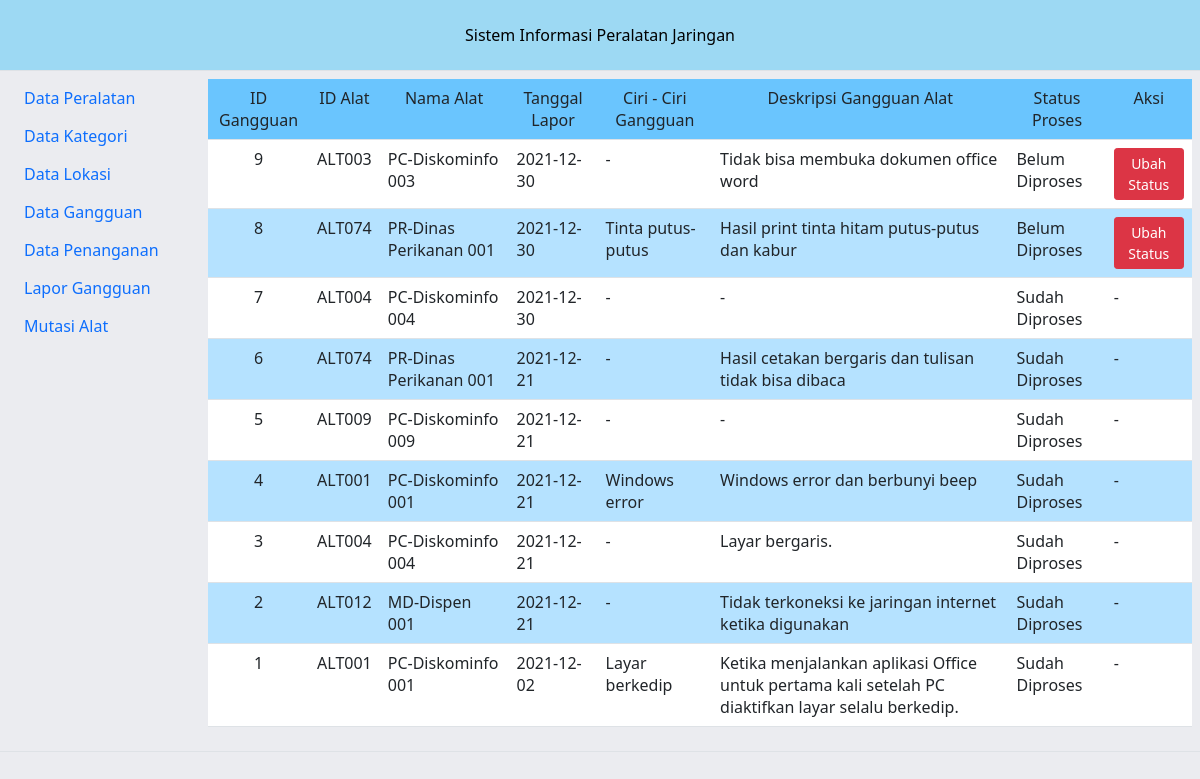
The page /gangguan on the database as committed earlier.
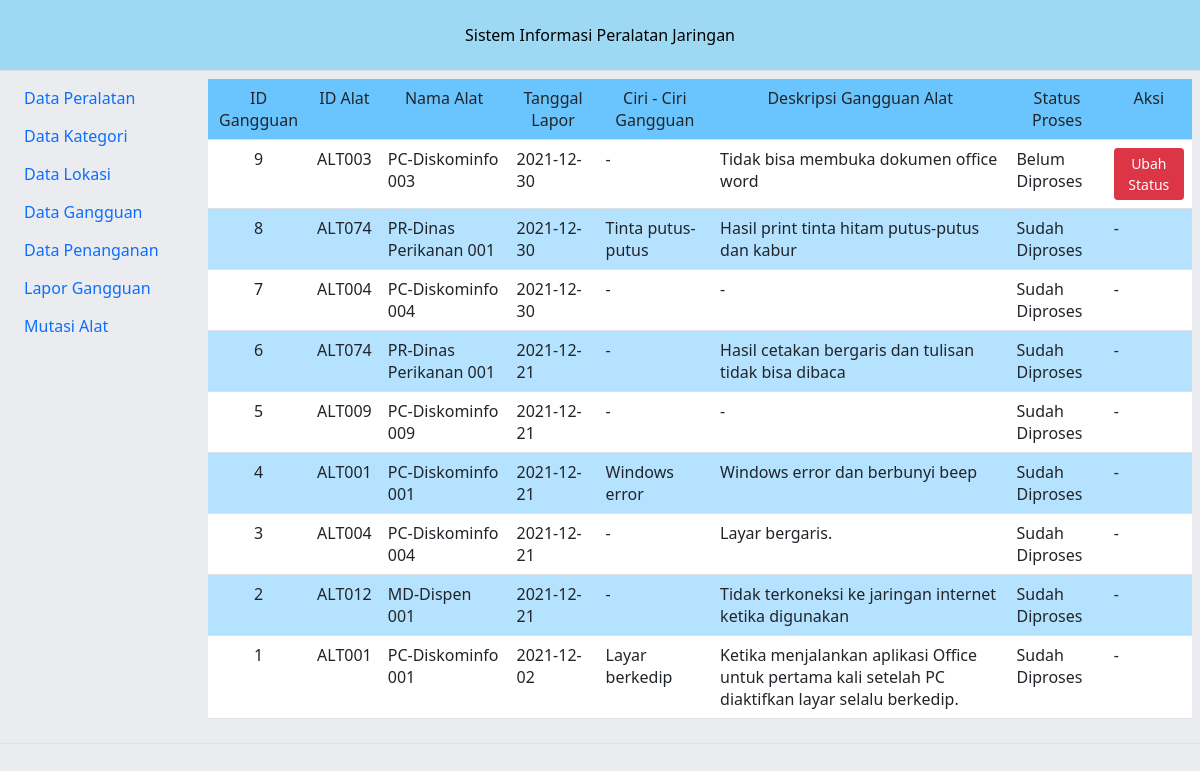
The same page on the database as committed later.
### tables this page shows
CREATE TABLE `tblgangguan` (
  `id_gangguan` int(20) NOT NULL,
  `id_alat` char(20) NOT NULL,
  `tgl_gangguan` date NOT NULL,
  `ciri` text NOT NULL,
  `deskripsi_gangguan` text NOT NULL,
  `status` char(20) NOT NULL
);

CREATE TABLE `tblalat` (
  `id_alat` char(20) NOT NULL,
  `id_kategori` char(20) NOT NULL,
  `id_lokasi` char(20) NOT NULL,
  `nama_peralatan` varchar(200) NOT NULL,
  `tahun_beli` date NOT NULL,
  `desc_alat` text NOT NULL,
  `jlh_port` text NOT NULL,
  `nama_wifi` varchar(200) NOT NULL,
  `pass_wifi` text NOT NULL,
  `frek_alat` text NOT NULL,
  `l_frek_alat` varchar(50) NOT NULL,
  `k_ram` text NOT NULL,
  `k_hardisk` text NOT NULL,
  `t_processor` text NOT NULL,
  `status_alat` char(20) NOT NULL,
  `p_img` text NOT NULL
);

### view_data/gangguan.php (the view)
<?php
	$sql = mysqli_query($dblink,"SELECT * from tblgangguan as a,tblalat as b where a.id_alat=b.id_alat order by a.id_gangguan desc");
		echo"<div class='table-responsive'><table class='table table-hover'>
			<tr bgcolor=#6ac5fe>
				<td align='center'>ID Gangguan</td>
				<td align='center'>ID Alat</td>
				<td align='center'>Nama Alat</td>
				<td align='center'>Tanggal Lapor</td>
				<td align='center'>Ciri - Ciri Gangguan</td>
				<td align='center'>Deskripsi Gangguan Alat</td>
				<td align='center'>Status Proses</td>
				<td align='center'>Aksi</td>";
	echo"		</tr>";
		$i =0;
		while ($r=mysqli_fetch_array($sql,MYSQLI_ASSOC)){
  		$i++ ;
			if(($i % 2)==0)
				$bg="#b5e2ff" ;
			else
				$bg= "#fff";
			$xidk = isset($r['id_gangguan']) ? $r['id_gangguan'] : '';
			$xnma = isset($r['nama_peralatan']) ? $r['nama_peralatan'] : '';
			$xida = isset($r['id_alat']) ? $r['id_alat'] : '';
			$xtgl = isset($r['tgl_gangguan']) ? $r['tgl_gangguan'] : '';
			$xciri = isset($r['ciri']) ? $r['ciri'] : '';
			$xdg = isset($r['deskripsi_gangguan']) ? $r['deskripsi_gangguan'] : '';
			$xsts = isset($r['status']) ? $r['status'] : '';
			if($xsts=="B"){
				$xstatus="Belum Diproses";
			}else{
				$xstatus="Sudah Diproses";
			}
		echo"<tr bgcolor=$bg>
				<td><center>$xidk</center></td>
				<td>$xida</td>
				<td>$xnma</td>
				<td>$xtgl</td>
				<td>$xciri</td>
				<td>$xdg</td>
				<td>$xstatus</td>";
		echo"	<td>";
					if($xsts<>'S'){
						echo"<a href='statusalat-$xidk' class='btn btn-danger btn-sm'>Ubah Status</a>";
					}else{
						echo"-";
					}
		echo"	</td></tr>";
		}
		echo"</table>";
?>

Rows that differ between the two databases and show on the page:
changed tblgangguan "Tinta putus-putus": status "Belum Diproses" → "Sudah Diproses"; status "Ubah Status" → "-"
